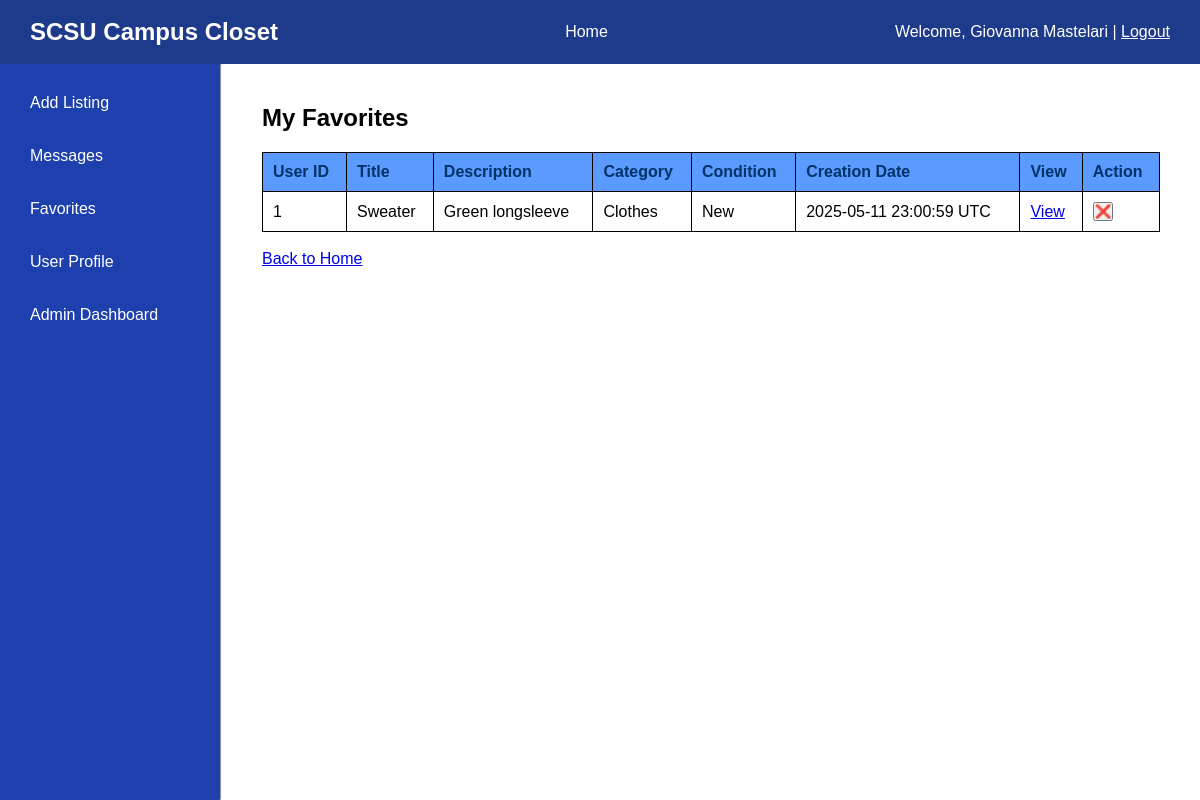
The page /favorites (signed in) on the database its author committed.
### app/models.py (models this page shows)
class User(UserMixin, db.Model):
    __tablename__ = 'users'
    id = db.Column(db.Integer, primary_key=True)
    name = db.Column(db.String(100))
    email = db.Column(db.String(120), unique=True, nullable=False)
    password = db.Column(db.String(255), nullable=False)
    role = db.Column(db.String(50))
    major = db.Column(db.String(100))
    interests = db.Column(db.String(255))
    profile_picture = db.Column(db.String(255))
    listings = db.relationship('ItemListing', backref='user', lazy=True)
    favorites = db.relationship('Favorite', back_populates='user', cascade="all, delete-orphan")
    is_admin = db.Column(db.Boolean, default=False)

class Favorite(db.Model):
    __tablename__ = 'favorites'
    id = db.Column(db.Integer, primary_key=True)
    user_id = db.Column(db.Integer, db.ForeignKey('users.id'), nullable=False)
    listing_id = db.Column(db.Integer, db.ForeignKey('listings.listingID'), nullable=False)
    user = db.relationship('User', back_populates='favorites')
    ItemListing = db.relationship('ItemListing')

class ItemListing(db.Model):
    __tablename__ = 'listings'
    listingID = db.Column(db.Integer, primary_key=True)
    userID = db.Column(db.Integer, db.ForeignKey('users.id'), nullable=False)
    userName = db.Column(db.String(100))
    title = db.Column(db.String(100))
    description = db.Column(db.Text)
    category = db.Column(db.String(50))
    condition = db.Column(db.String(50))
    imageURL = db.Column(db.String(255))
    created_at = db.Column(db.DateTime, nullable=False, default=lambda: datetime.now(timezone.utc))
    favorites = db.relationship('Favorite', backref = 'Favorites', lazy = True)

### app/routes.py (the view)
@bp.route('/favorites')
@login_required
def view_favorites():
    favorites = Favorite.query.filter_by(user_id=current_user.id).all()
    return render_template('favorites.html', favorites=favorites)

### app/models.py (called while the page is built)
@login_manager.user_loader
def load_user(user_id):
    return User.query.get(int(user_id))

### app/templates/favorites.html
{% extends "base.html" %}
{% block content %}
<div class="main-content">
    <h2>My Favorites</h2>
    {% if favorites %}
    <table style="width: 100%; border-collapse: collapse; text-align: left; margin-top: 20px;">
        <thead>
            <tr style="background-color: #5b9aff; color: #003366;">
                <th style="padding: 10px; border: 1px solid black">User ID</th>
                <th style="padding: 10px; border: 1px solid black">Title</th>
                <th style="padding: 10px; border: 1px solid black">Description</th>
                <th style="padding: 10px; border: 1px solid black">Category</th>
                <th style="padding: 10px; border: 1px solid black">Condition</th>
                <th style="padding: 10px; border: 1px solid black">Creation Date</th>
                <th style="padding: 10px; border: 1px solid black">View</th>
                <th style="padding: 10px; border: 1px solid black;">Action</th>
            </tr>
        </thead>
        <tbody>
            {% for fav in favorites %}
            <tr>
                <td style="padding: 10px; border: 1px solid black;">{{ fav.ItemListing.userID }}</td>
                <td style="padding: 10px; border: 1px solid black;">{{ fav.ItemListing.title }}</td>
                <td style="padding: 10px; border: 1px solid black;">{{ fav.ItemListing.description }}</td>
                <td style="padding: 10px; border: 1px solid black;">{{ fav.ItemListing.category }}</td>
                <td style="padding: 10px; border: 1px solid black;">{{ fav.ItemListing.condition }}</td>
                <td style="padding: 10px; border: 1px solid black;">{{ fav.ItemListing.created_at.strftime('%Y-%m-%d %H:%M:%S UTC') }}</td>
                <td style="padding: 10px; border: 1px solid black;">
                <a href="{{ url_for('main.view_listing', listingID=fav.ItemListing.listingID) }}">View</a>
        </td>
                <td style="padding: 10px; border: 1px solid black;">
                    <form action="{{ url_for('main.unfavorite_listing', listing_id=fav.ItemListing.listingID) }}" method="post">
                        <button type="submit" title="Remove from Favorites">❌</button>
                    </form>
                </td>
            </tr>
            {% endfor %}
        </tbody>
    </table>
    {% else %}
    <p>You have no favorite listings.</p>
    {% endif %}
    <br>
    <a href="{{ url_for('main.home') }}">Back to Home</a>
</div>
{% endblock %}

### app/templates/base.html (shortened to what this page needs)
<!DOCTYPE html>
<html lang="en">
<head>
  <link rel="stylesheet" href="{{ url_for('static', filename='main.css') }}" />
</head>
<body>
    <nav class="navbar">
      <div class="logo">SCSU Campus Closet</div>
      <div class="nav-links">
          <a href="{{ url_for('main.home') }}">Home</a>
      </div>
      <div class="auth-buttons">
        {% if current_user.is_authenticated %}
          <p>Welcome, {{ current_user.name }} | <a style="color: white;" href="{{ url_for('main.logout') }}">Logout</a></p>
        {% else %}
          <button class="login-btn"><a href="{{ url_for('main.login') }}">Login</a></button>
          <button class="signup-btn"><a href="{{ url_for('main.signup') }}">Create Account</a></button>
        {% endif %}
      </div>
    </nav>
    {% block navbar %}
    <div class="content-wrapper">
      <aside class="sidebar-left">
          <a href="{{ url_for('main.create_item_listing') }}">Add Listing</a>
          <a href="{{ url_for('main.messages') }}">Messages</a>
          <a href="{{ url_for('main.view_favorites') }}">Favorites</a>
          <a href="#">User Profile</a>
          {% if current_user.is_authenticated and current_user.is_admin %}
            <a href="{{ url_for('main.admin_dashboard') }}">Admin Dashboard</a>
          {% endif %}
      </aside>
      {% endblock %}
      <hr>
    {% block content %}{% endblock %}
</body>
</html>

### app/static/main.css (style rules this page uses)
* { box-sizing: border-box; margin: 0; padding: 0; }
body { font-family: Arial, sans-serif; background-color: #f4f8ff; display: flex; flex-direction: column; height: 100vh; }
.navbar { background-color: #1e3a8a; color: white; padding: 15px 30px; display: flex; justify-content: space-between; align-items: center; box-shadow: 0 2px 4px rgba(0, 0, 0, 0.1); }
.navbar .logo { font-size: 24px; font-weight: bold; }
.nav-links { display: flex; gap: 20px; }
.nav-links a { color: white; text-decoration: none; padding: 8px 12px; border-radius: 4px; transition: background 0.3s; }
.auth-buttons { display: flex; gap: 10px; }
.content-wrapper { display: flex; flex: 1; }
.sidebar-left { width: 220px; background-color: #1e40af; color: white; padding: 20px; display: flex; flex-direction: column; gap: 15px; }
.sidebar-left a { color: white; text-decoration: none; padding: 10px; border-radius: 5px; transition: background 0.3s; }
.main-content { flex: 1; padding: 40px; background-color: white; overflow-y: auto; }

### rows shown on the page
User: name "Giovanna Mastelari"
Favorite: ItemListing.userID "1", ItemListing "Sweater", ItemListing.description "Green longsleeve", ItemListing.category "Clothes", ItemListing.condition "New", ItemListing.created_at "2025-05-11 23:00:59 UTC"
